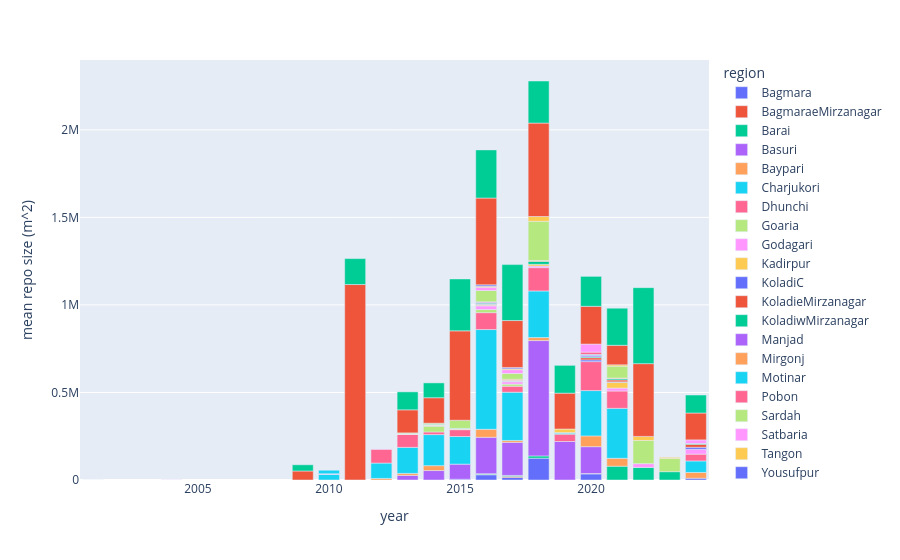

Here is the notebook cell this chart was saved with:
### Code cell
stat_df = repo_df.loc[:, ["year", "area_m2", "region", "side_dim_m"]].groupby(by=["region", "year"]).sum()
stat_df.reset_index(inplace=True)

fig = px.bar(stat_df, x="year", y="area_m2", color="region")
fig.update_layout(yaxis_title="mean repo size (m^2)",)
fig.show()

### Figure 1 — Plotly figure (JSON) as saved in the notebook; plotly's stock layout.template omitted (floating-point values rounded to 4 significant figures)
{"data": [{"alignmentgroup": "True", "hovertemplate": "region=Bagmara<br>year=%{x}<br>area_m2=%{y}<extra></extra>", "legendgroup": "Bagmara", "marker": {"color": "#636efa", "pattern": {"shape": ""}}, "name": "Bagmara", "offsetgroup": "Bagmara", "orientation": "v", "showlegend": true, "textposition": "auto", "type": "bar", "x": [2014, 2015, 2016, 2017, 2018, 2020, 2024], "xaxis": "x", "y": [132.7, 4228.0, 29900.0, 14610.0, 124600.0, 34860.0, 10180.0], "yaxis": "y"}, {"alignmentgroup": "True", "hovertemplate": "region=BagmaraeMirzanagar<br>year=%{x}<br>area_m2=%{y}<extra></extra>", "legendgroup": "BagmaraeMirzanagar", "marker": {"color": "#EF553B", "pattern": {"shape": ""}}, "name": "BagmaraeMirzanagar", "offsetgroup": "BagmaraeMirzanagar", "orientation": "v", "showlegend": true, "textposition": "auto", "type": "bar", "x": [2016, 2017, 2020], "xaxis": "x", "y": [2138.0, 6016.0, 2299.0], "yaxis": "y"}, {"alignmentgroup": "True", "hovertemplate": "region=Barai<br>year=%{x}<br>area_m2=%{y}<extra></extra>", "legendgroup": "Barai", "marker": {"color": "#00cc96", "pattern": {"shape": ""}}, "name": "Barai", "offsetgroup": "Barai", "orientation": "v", "showlegend": true, "textposition": "auto", "type": "bar", "x": [2016, 2017, 2018, 2021, 2022, 2023], "xaxis": "x", "y": [3949.0, 5479.0, 12960.0, 78790.0, 71770.0, 47520.0], "yaxis": "y"}, {"alignmentgroup": "True", "hovertemplate": "region=Basuri<br>year=%{x}<br>area_m2=%{y}<extra></extra>", "legendgroup": "Basuri", "marker": {"color": "#ab63fa", "pattern": {"shape": ""}}, "name": "Basuri", "offsetgroup": "Basuri", "orientation": "v", "showlegend": true, "textposition": "auto", "type": "bar", "x": [2001, 2013, 2014, 2015, 2016, 2017, 2018, 2019, 2020], "xaxis": "x", "y": [186.9, 26480.0, 53830.0, 86190.0, 208100.0, 189100.0, 658900.0, 219900.0, 153200.0], "yaxis": "y"}, {"alignmentgroup": "True", "hovertemplate": "region=Baypari<br>year=%{x}<br>area_m2=%{y}<extra></extra>", "legendgroup": "Baypari", "marker": {"color": "#FFA15A", "pattern": {"shape": ""}}, "name": "Baypari", "offsetgroup": "Baypari", "orientation": "v", "showlegend": true, "textposition": "auto", "type": "bar", "x": [2012, 2013, 2014, 2016, 2017, 2018, 2020, 2021, 2024], "xaxis": "x", "y": [8963.0, 11180.0, 27890.0, 45450.0, 10480.0, 17080.0, 61610.0, 45150.0, 32980.0], "yaxis": "y"}, {"alignmentgroup": "True", "hovertemplate": "region=Charjukori<br>year=%{x}<br>area_m2=%{y}<extra></extra>", "legendgroup": "Charjukori", "marker": {"color": "#19d3f3", "pattern": {"shape": ""}}, "name": "Charjukori", "offsetgroup": "Charjukori", "orientation": "v", "showlegend": true, "textposition": "auto", "type": "bar", "x": [2010, 2012, 2013, 2014, 2015, 2016, 2017, 2018, 2020, 2021, 2024], "xaxis": "x", "y": [32150.0, 87720.0, 148800.0, 177400.0, 158100.0, 569900.0, 275800.0, 266400.0, 258900.0, 285400.0, 65630.0], "yaxis": "y"}, {"alignmentgroup": "True", "hovertemplate": "region=Dhunchi<br>year=%{x}<br>area_m2=%{y}<extra></extra>", "legendgroup": "Dhunchi", "marker": {"color": "#FF6692", "pattern": {"shape": ""}}, "name": "Dhunchi", "offsetgroup": "Dhunchi", "orientation": "v", "showlegend": true, "textposition": "auto", "type": "bar", "x": [2012, 2013, 2014, 2015, 2016, 2017, 2018, 2019, 2020, 2021, 2024], "xaxis": "x", "y": [79340.0, 74820.0, 15000.0, 38860.0, 96480.0, 34340.0, 133100.0, 41720.0, 165400.0, 98990.0, 38910.0], "yaxis": "y"}, {"alignmentgroup": "True", "hovertemplate": "region=Goaria<br>year=%{x}<br>area_m2=%{y}<extra></extra>", "legendgroup": "Goaria", "marker": {"color": "#B6E880", "pattern": {"shape": ""}}, "name": "Goaria", "offsetgroup": "Goaria", "orientation": "v", "showlegend": true, "textposition": "auto", "type": "bar", "x": [2013, 2014, 2016, 2017], "xaxis": "x", "y": [1028.0, 33370.0, 17900.0, 11790.0], "yaxis": "y"}, {"alignmentgroup": "True", "hovertemplate": "region=Godagari<br>year=%{x}<br>area_m2=%{y}<extra></extra>", "legendgroup": "Godagari", "marker": {"color": "#FF97FF", "pattern": {"shape": ""}}, "name": "Godagari", "offsetgroup": "Godagari", "orientation": "v", "showlegend": true, "textposition": "auto", "type": "bar", "x": [2004, 2010, 2012, 2014, 2016, 2017, 2018, 2021, 2022, 2024], "xaxis": "x", "y": [668.4, 3465.0, 1467.0, 3883.0, 20990.0, 13740.0, 9003.0, 16690.0, 21710.0, 27900.0], "yaxis": "y"}, {"alignmentgroup": "True", "hovertemplate": "region=Kadirpur<br>year=%{x}<br>area_m2=%{y}<extra></extra>", "legendgroup": "Kadirpur", "marker": {"color": "#FECB52", "pattern": {"shape": ""}}, "name": "Kadirpur", "offsetgroup": "Kadirpur", "orientation": "v", "showlegend": true, "textposition": "auto", "type": "bar", "x": [2011, 2013, 2014, 2015, 2016, 2018, 2021], "xaxis": "x", "y": [79.85, 1491.0, 2427.0, 3036.0, 4350.0, 10010.0, 33050.0], "yaxis": "y"}, {"alignmentgroup": "True", "hovertemplate": "region=KoladiC<br>year=%{x}<br>area_m2=%{y}<extra></extra>", "legendgroup": "KoladiC", "marker": {"color": "#636efa", "pattern": {"shape": ""}}, "name": "KoladiC", "offsetgroup": "KoladiC", "orientation": "v", "showlegend": true, "textposition": "auto", "type": "bar", "x": [2016, 2017, 2020, 2021, 2024], "xaxis": "x", "y": [4187.0, 2093.0, 9625.0, 2782.0, 11390.0], "yaxis": "y"}, {"alignmentgroup": "True", "hovertemplate": "region=KoladieMirzanagar<br>year=%{x}<br>area_m2=%{y}<extra></extra>", "legendgroup": "KoladieMirzanagar", "marker": {"color": "#EF553B", "pattern": {"shape": ""}}, "name": "KoladieMirzanagar", "offsetgroup": "KoladieMirzanagar", "orientation": "v", "showlegend": true, "textposition": "auto", "type": "bar", "x": [2013, 2016, 2017, 2020, 2021, 2024], "xaxis": "x", "y": [308.4, 1552.0, 1553.0, 12620.0, 10580.0, 16580.0], "yaxis": "y"}, {"alignmentgroup": "True", "hovertemplate": "region=KoladiwMirzanagar<br>year=%{x}<br>area_m2=%{y}<extra></extra>", "legendgroup": "KoladiwMirzanagar", "marker": {"color": "#00cc96", "pattern": {"shape": ""}}, "name": "KoladiwMirzanagar", "offsetgroup": "KoladiwMirzanagar", "orientation": "v", "showlegend": true, "textposition": "auto", "type": "bar", "x": [2014, 2016, 2017, 2018, 2019, 2020, 2021, 2024], "xaxis": "x", "y": [3950.0, 5237.0, 1881.0, 16920.0, 4609.0, 5509.0, 7419.0, 5171.0], "yaxis": "y"}, {"alignmentgroup": "True", "hovertemplate": "region=Manjad<br>year=%{x}<br>area_m2=%{y}<extra></extra>", "legendgroup": "Manjad", "marker": {"color": "#ab63fa", "pattern": {"shape": ""}}, "name": "Manjad", "offsetgroup": "Manjad", "orientation": "v", "showlegend": true, "textposition": "auto", "type": "bar", "x": [2016, 2017, 2020], "xaxis": "x", "y": [5654.0, 2025.0, 7951.0], "yaxis": "y"}, {"alignmentgroup": "True", "hovertemplate": "region=Mirgonj<br>year=%{x}<br>area_m2=%{y}<extra></extra>", "legendgroup": "Mirgonj", "marker": {"color": "#FFA15A", "pattern": {"shape": ""}}, "name": "Mirgonj", "offsetgroup": "Mirgonj", "orientation": "v", "showlegend": true, "textposition": "auto", "type": "bar", "x": [2011, 2013, 2015, 2016, 2017, 2018, 2021], "xaxis": "x", "y": [86.56, 585.9, 1407.0, 2220.0, 6715.0, 4911.0, 3582.0], "yaxis": "y"}, {"alignmentgroup": "True", "hovertemplate": "region=Motinar<br>year=%{x}<br>area_m2=%{y}<extra></extra>", "legendgroup": "Motinar", "marker": {"color": "#19d3f3", "pattern": {"shape": ""}}, "name": "Motinar", "offsetgroup": "Motinar", "orientation": "v", "showlegend": true, "textposition": "auto", "type": "bar", "x": [2010, 2015, 2019, 2020], "xaxis": "x", "y": [20220.0, 2889.0, 4566.0, 5056.0], "yaxis": "y"}, {"alignmentgroup": "True", "hovertemplate": "region=Pobon<br>year=%{x}<br>area_m2=%{y}<extra></extra>", "legendgroup": "Pobon", "marker": {"color": "#FF6692", "pattern": {"shape": ""}}, "name": "Pobon", "offsetgroup": "Pobon", "orientation": "v", "showlegend": true, "textposition": "auto", "type": "bar", "x": [2020], "xaxis": "x", "y": [13560.0], "yaxis": "y"}, {"alignmentgroup": "True", "hovertemplate": "region=Sardah<br>year=%{x}<br>area_m2=%{y}<extra></extra>", "legendgroup": "Sardah", "marker": {"color": "#B6E880", "pattern": {"shape": ""}}, "name": "Sardah", "offsetgroup": "Sardah", "orientation": "v", "showlegend": true, "textposition": "auto", "type": "bar", "x": [2013, 2014, 2015, 2016, 2017, 2018, 2021, 2022, 2023], "xaxis": "x", "y": [4430.0, 6484.0, 46600.0, 64420.0, 32950.0, 223900.0, 67660.0, 132300.0, 75440.0], "yaxis": "y"}, {"alignmentgroup": "True", "hovertemplate": "region=Satbaria<br>year=%{x}<br>area_m2=%{y}<extra></extra>", "legendgroup": "Satbaria", "marker": {"color": "#FF97FF", "pattern": {"shape": ""}}, "name": "Satbaria", "offsetgroup": "Satbaria", "orientation": "v", "showlegend": true, "textposition": "auto", "type": "bar", "x": [2016, 2017, 2020, 2024], "xaxis": "x", "y": [18610.0, 21550.0, 45820.0, 20490.0], "yaxis": "y"}, {"alignmentgroup": "True", "hovertemplate": "region=Tangon<br>year=%{x}<br>area_m2=%{y}<extra></extra>", "legendgroup": "Tangon", "marker": {"color": "#FECB52", "pattern": {"shape": ""}}, "name": "Tangon", "offsetgroup": "Tangon", "orientation": "v", "showlegend": true, "textposition": "auto", "type": "bar", "x": [2016, 2017, 2018, 2019, 2021, 2022, 2023], "xaxis": "x", "y": [5756.0, 5452.0, 27260.0, 20430.0, 7866.0, 23190.0, 6166.0], "yaxis": "y"}, {"alignmentgroup": "True", "hovertemplate": "region=Yousufpur<br>year=%{x}<br>area_m2=%{y}<extra></extra>", "legendgroup": "Yousufpur", "marker": {"color": "#636efa", "pattern": {"shape": ""}}, "name": "Yousufpur", "offsetgroup": "Yousufpur", "orientation": "v", "showlegend": true, "textposition": "auto", "type": "bar", "x": [2016, 2017], "xaxis": "x", "y": [7932.0, 7218.0], "yaxis": "y"}, {"alignmentgroup": "True", "hovertemplate": "region=nBheramara<br>year=%{x}<br>area_m2=%{y}<extra></extra>", "legendgroup": "nBheramara", "marker": {"color": "#EF553B", "pattern": {"shape": ""}}, "name": "nBheramara", "offsetgroup": "nBheramara", "orientation": "v", "showlegend": true, "textposition": "auto", "type": "bar", "x": [2009, 2011, 2013, 2014, 2015, 2016, 2017, 2018, 2019, 2020, 2021, 2022, 2024], "xaxis": "x", "y": [51490.0, 1116000.0, 131800.0, 145500.0, 510700.0, 495800.0, 267900.0, 533600.0, 204900.0, 215700.0, 111300.0, 415700.0, 153400.0], "yaxis": "y"}, {"alignmentgroup": "True", "hovertemplate": "region=sBheramara<br>year=%{x}<br>area_m2=%{y}<extra></extra>", "legendgroup": "sBheramara", "marker": {"color": "#00cc96", "pattern": {"shape": ""}}, "name": "sBheramara", "offsetgroup": "sBheramara", "orientation": "v", "showlegend": true, "textposition": "auto", "type": "bar", "x": [2009, 2011, 2013, 2014, 2015, 2016, 2017, 2018, 2019, 2020, 2021, 2022, 2024], "xaxis": "x", "y": [35360.0, 148100.0, 102600.0, 84740.0, 296500.0, 275100.0, 319600.0, 240400.0, 158800.0, 171100.0, 212000.0, 434000.0, 102800.0], "yaxis": "y"}], "layout": {"barmode": "relative", "legend": {"title": {"text": "region"}, "tracegroupgap": 0}, "margin": {"t": 60}, "xaxis": {"anchor": "y", "domain": [0, 1], "title": {"text": "year"}}, "yaxis": {"anchor": "x", "domain": [0, 1], "title": {"text": "mean repo size (m^2)"}}}}
